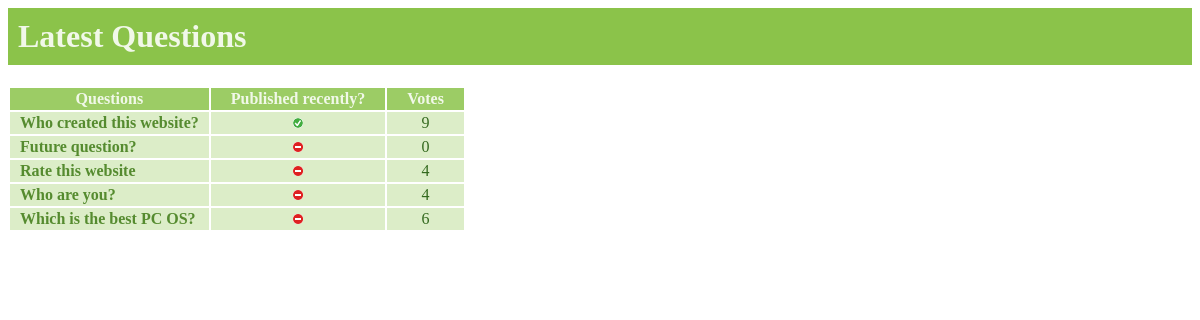
Screenshot of /polls/ with the database file from the repository.
### polls/models.py (models this page shows, shortened)
class Question(models.Model):
	question_text = models.CharField(max_length=200)
	pub_date = models.DateTimeField('date published')
	def was_published_recently(self):
		now = timezone.now()
		return now - datetime.timedelta(days=1) <= self.pub_date <= now
	was_published_recently.admin_order_field = 'pub_date'
	was_published_recently.boolean = True
	was_published_recently.short_description = 'Published recently?'

### polls/views.py (the view)
class IndexView(generic.ListView):
	template_name = 'polls/index.html'
	context_object_name = 'latest_question_list'
	def get_queryset(self, order='-pub_date'):
		ques = Question.objects.filter(
			pub_date__lte=timezone.now()
		).order_by('-pub_date', order)[:5]
		self.questions = []
		for i in ques:
			t = (i, sum([c.votes for c in i.choice_set.all()]), )
			self.questions.append(t)
		return ques
	def get(self, request, *args, **kwargs):
		context = locals()
		order = request.GET.get('order_by', 'question_text')
		if order != "votes":
			self.get_queryset(order)
		else:
			self.get_queryset()
			self.questions.sort(key=lambda x: x[1])
		context['latest_question_list'] = self.questions
		return render_to_response(self.template_name, context, context_instance=RequestContext(request))

### polls/templates/polls/index.html
{% load staticfiles %}
<link rel="stylesheet" type="text/css" href="{% static 'polls/css/style.css' %}" />
<h1> Latest Questions </h1>
{% if latest_question_list %}
	<table>
		<thead>
			<th class="hboxx"><a class="hboxx" href="?order_by=question_text"> Questions </a></th>
			<th class="hboxx"><a class="hboxx" href="?order_by=pub_date"> Published recently? </a></th>
			<th class="hboxx"><a class="hboxx" href="?order_by=votes"> Votes </a></th>
		</thead>
		<tbody>
		{% for question, votes in latest_question_list %}
			<tr>
				<td class="mboxx"><a href="{% url 'polls:detail' question.id %}">{{ question.question_text }}</a></td>
				<td class="centerboxx">
					{% if question.was_published_recently %}
						<img src="{% static 'polls/img/icon-yes.gif' %}" alt="True">
					{% else %}
						<img src="{% static 'polls/img/icon-no.gif' %}" alt="True">
					{% endif %}
				</td>
				<td class="centerboxx">{{ votes }}</td>
			</tr>
		{% endfor %}
		</tbody>
    </table>
{% else %}
    <p>No polls are available.</p>
{% endif %}

### polls/static/polls/css/style.css (style rules this page uses)
a { color: #558B2F; }
a:link { text-decoration: none; }
h1 { color: #F1F8E9; background-color: #8BC34A; padding-left: 20px; padding: 10px }
th, td, .boxx, .hboxx, .centerboxx, .rboxx, .mboxx, .linkboxx, .inputboxx { color: #33691E; border-width: 0em; border-style: solid; border-color: #33691E; border-collapse: collapse; background-color: #DCEDC8; padding: 2px; padding-left: 10px; padding-right: 10px; }
th, .hboxx { background-color: #9CCC65; color: #F1F8E9; }
.mboxx { font-weight: bold; }
.centerboxx { text-align: center; }

### rows the page displays
Question: question_text "Who created this website?", votes "9"
Question: question_text "Future question?", votes "0"
Question: question_text "Rate this website", votes "4"
Question: question_text "Who are you?", votes "4"
Question: question_text "Which is the best PC OS?", votes "6"
